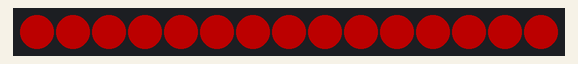
This program was run on a simulated BBC micro:bit running MicroPython. Parts: 15 RGB LEDs in strip order, left to right. Dim RGB values are drawn brighter than linear.

Above: at 0.47 s.
At 3.7 s:
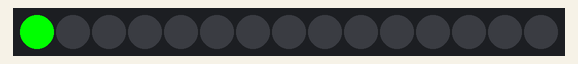
At 6.42 s:
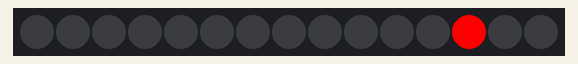
At 12.09 s:
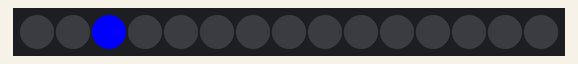
At 17.73 s:
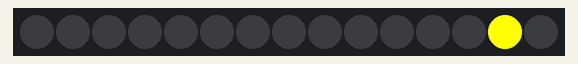
At 38.84 s:
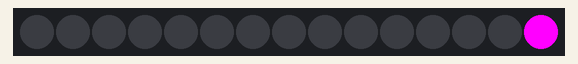

The program:

fade_run.py
```python
from microbit import *
import neopixel

npix = neopixel.NeoPixel(pin0, 15)

red = (255,0,0)
green = (0,255,0)
blue = (0,0,255)
purple = (255,0,255)
yellow = (255,255,0)

def LightAll(col):
    for pix in range(0, len(npix)):
        npix[pix] = col
    npix.show()
    return

def Fade():
   for i in range(0,255,5):
       LightAll((i,0,0))
       sleep(20)
   for i in range(255,-1,-5):
       LightAll((i,0,0))
       sleep(20)

def Run(col):
    for pix in range(0, len(npix)):
        npix[pix] = col
        npix[pix-1] = (0, 0, 0)
        npix.show()
        sleep(100)

while True:
    Fade()
    Run(blue)
    Run(green)
    Run(red)
    Run(yellow)
    Run(purple)
```
